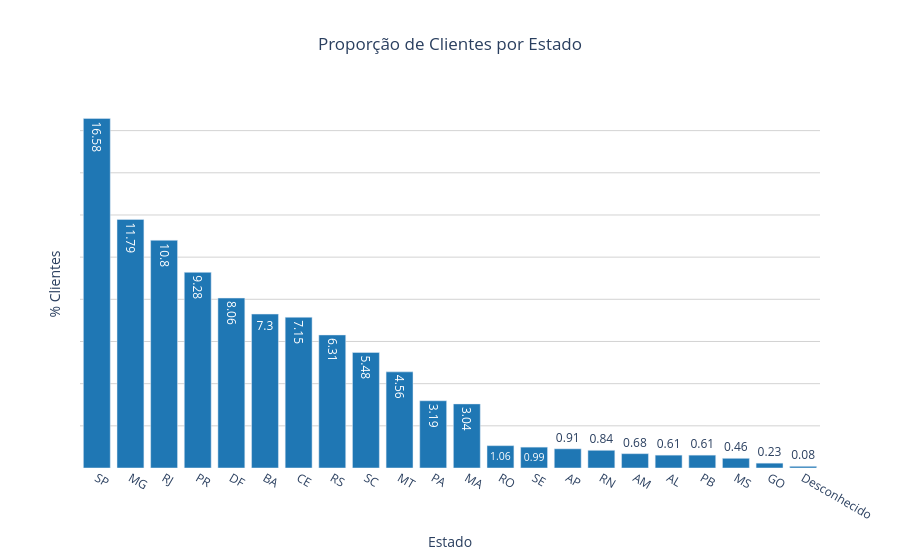

Source (notebook cell):
### Code cell
df_uf_pct = (
    df_base_cadast_uf_tratado['uf']
    .value_counts(normalize=True)
    .mul(100)
    .round(2)
    .reset_index(name='percentual')
)

fig = px.bar(
    df_uf_pct,
    x='uf',
    y='percentual',
    title='Proporção de Clientes por Estado',
    labels={
        'uf': 'Estado',
        'percentual': '%% de Clientes'
    },
    text_auto=True,
    color_discrete_sequence=['#1f77b4']
)

fig.update_layout(
    title_x=0.5,
    plot_bgcolor='white',
    xaxis=dict(showgrid=False),
    yaxis=dict(
        showgrid=True,
        showticklabels=False,
        gridcolor='lightgray',
        title='% Clientes'
    ),
    showlegend=False
)

fig.show()

### Figure 1 — Plotly figure (JSON) as saved in the notebook; plotly's stock layout.template omitted (floating-point values rounded to 4 significant figures)
{"data": [{"hovertemplate": "Estado=%{x}<br>%% de Clientes=%{y}<extra></extra>", "legendgroup": "", "marker": {"color": "#1f77b4", "pattern": {"shape": ""}}, "name": "", "orientation": "v", "showlegend": false, "textposition": "auto", "texttemplate": "%{y}", "type": "bar", "x": ["SP", "MG", "RJ", "PR", "DF", "BA", "CE", "RS", "SC", "MT", "PA", "MA", "RO", "SE", "AP", "RN", "AM", "AL", "PB", "MS", "GO", "Desconhecido"], "xaxis": "x", "y": [16.58, 11.79, 10.8, 9.28, 8.06, 7.3, 7.15, 6.31, 5.48, 4.56, 3.19, 3.04, 1.06, 0.99, 0.91, 0.84, 0.68, 0.61, 0.61, 0.46, 0.23, 0.08], "yaxis": "y"}], "layout": {"barmode": "relative", "legend": {"tracegroupgap": 0}, "plot_bgcolor": "white", "showlegend": false, "title": {"text": "Proporção de Clientes por Estado", "x": 0.5}, "xaxis": {"anchor": "y", "domain": [0, 1], "showgrid": false, "title": {"text": "Estado"}}, "yaxis": {"anchor": "x", "domain": [0, 1], "gridcolor": "lightgray", "showgrid": true, "showticklabels": false, "title": {"text": "% Clientes"}}}}
